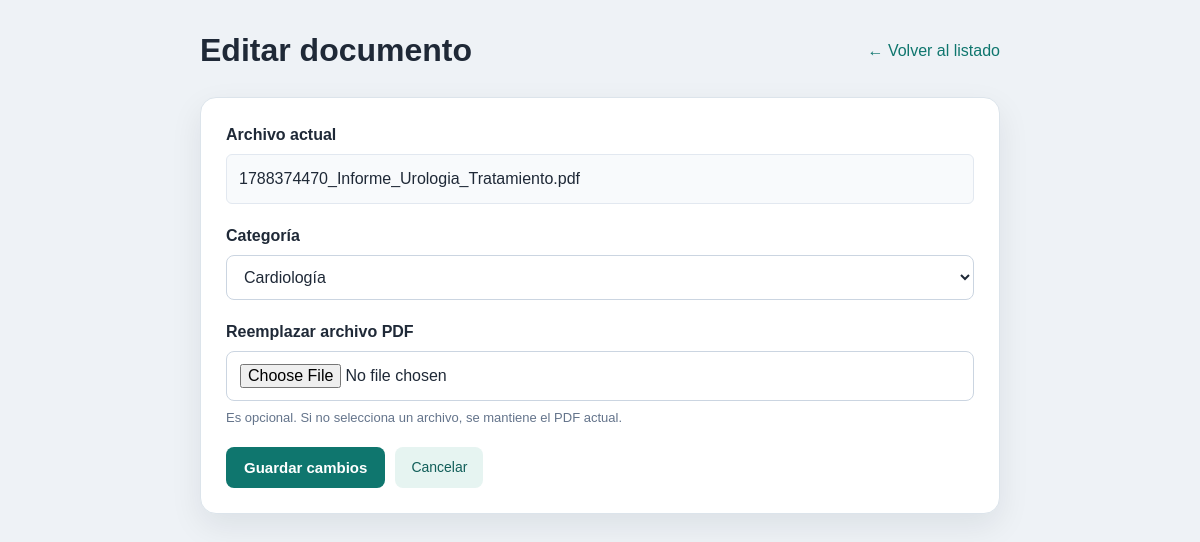
Page /moduloDocumentacion/Vista/editar.php?id=4 (signed in) on the committed database.
### tables this page shows
CREATE TABLE `documento` (
  `id_documento` int(11) NOT NULL,
  `archivo_url` varchar(255) NOT NULL,
  `fecha_carga` datetime NOT NULL DEFAULT current_timestamp(),
  `id_categoria` int(11) NOT NULL,
  `id_usuario_carga` int(11) NOT NULL,
  `activo` tinyint(1) NOT NULL DEFAULT 1
);

CREATE TABLE `categoria` (
  `id_categoria` int(11) NOT NULL,
  `nombre` varchar(100) NOT NULL,
  `descripcion` varchar(255) DEFAULT NULL,
  `codigo_qr` varchar(255) NOT NULL,
  `tipo_categoria` enum('documental','encuesta') NOT NULL DEFAULT 'documental'
);

### moduloDocumentacion/Model/DocumentoModelo.php (called while the page is built, shortened)
<?php
class DocumentoModelo
{
    public static function obtenerPorId(int $idDocumento): ?array
    {
        $conexion = Conexion::conectar();
        $sql = "
            SELECT
                d.id_documento,
                d.archivo_url,
                d.fecha_carga,
                d.id_categoria,
                d.id_usuario_carga,
                d.activo,
                c.nombre AS categoria,
                u.nombre_usuario AS usuario_carga
            FROM documento d
            INNER JOIN categoria c
                ON d.id_categoria = c.id_categoria
            INNER JOIN usuario u
                ON d.id_usuario_carga = u.id_usuario
            WHERE d.id_documento = :id_documento
            LIMIT 1
        ";
        $consulta = $conexion->prepare($sql);
        $consulta->execute([
            ':id_documento' => $idDocumento
        ]);
        $documento = $consulta->fetch(PDO::FETCH_ASSOC);
        return $documento ?: null;
    }
    public static function listarCategorias(): array
    {
        $conexion = Conexion::conectar();
        $sql = "
            SELECT
                id_categoria,
                nombre
            FROM categoria
            WHERE tipo_categoria = 'documental'
            ORDER BY nombre
        ";
        $consulta = $conexion->prepare($sql);
        $consulta->execute();
        return $consulta->fetchAll(PDO::FETCH_ASSOC);
    }
}

### moduloDocumentacion/Vista/editar.php (the view, shortened to what this page needs)
<?php
require_once __DIR__ . '/../Model/DocumentoModelo.php';
$idDocumento = (int) ($_GET['id'] ?? 0);
$documento = DocumentoModelo::obtenerPorId($idDocumento);
$categorias = DocumentoModelo::listarCategorias();
?>
<!DOCTYPE html>
<html lang="es">
<head>
    <link rel="stylesheet" href="../../serviciosComunes/vistaGeneral/assets/css/tema-institucional.css?v=20261021-1">
</head>
<body>
<div class="contenedor">
    <div class="cabecera-seccion">
        <h1>Editar documento</h1>
        <a
            href="documentacion.php"
            class="enlace-volver"
        >
            ← Volver al listado
        </a>
    </div>
    <form
        class="tarjeta-formulario"
        action="../Controlador/ControladorDocumentos.php"
        method="POST"
        enctype="multipart/form-data"
    >
        <div class="campo">
            <label>
                Archivo actual
            </label>
            <div class="archivo-actual">
                <?= htmlspecialchars(
                    basename($documento['archivo_url'])
                ) ?>
            </div>
        </div>
        <div class="campo">
            <label for="id_categoria">
                Categoría
            </label>
            <select
                id="id_categoria"
                name="id_categoria"
                required
            >
                <?php foreach ($categorias as $categoria): ?>
                    <option
                        value="<?= (int) $categoria['id_categoria'] ?>"
                        <?php
                        if (
                            (int) $documento['id_categoria'] ===
                            (int) $categoria['id_categoria']
                        ) {
                            echo 'selected';
                        }
                        ?>
                    >
                        <?= htmlspecialchars(
                            $categoria['nombre']
                        ) ?>
                    </option>
                <?php endforeach; ?>
            </select>
        </div>
        <div class="campo">
            <label for="archivo">
                Reemplazar archivo PDF
            </label>
            <input
                type="file"
                id="archivo"
                name="archivo"
                accept=".pdf,application/pdf"
            >
            <span class="ayuda">
                Es opcional. Si no selecciona un archivo, se mantiene el PDF actual.
            </span>
        </div>
        <div class="acciones-formulario">
            <button
                type="submit"
                class="boton boton-primario"
            >
                Guardar cambios
            </button>
            <a
                href="documentacion.php"
                class="boton boton-secundario"
            >
                Cancelar
            </a>
        </div>
    </form>
</div>
</body>
</html>

### serviciosComunes/vistaGeneral/assets/css/tema-institucional.css (style rules this page uses)
:root { --primary: #0f766e; --primary-hover: #115e59; --primary-light: #e6f4f1; --bg-color: #eef2f6; --card-bg: #fff; --text-main: #1f2937; --text-muted: #64748b; --border-color: #cbd5e1; --shadow-sm: 0 3px 12px rgba(15, 23, 42, .04); --shadow-md: 0 12px 32px rgba(15, 23, 42, .08); }
body { font-family: Arial, sans-serif; color: var(--text-main); background: var(--bg-color); line-height: 1.5; }
button, input, select, textarea { font-family: inherit; }
button, summary { cursor: pointer; }
a { color: var(--primary); }
h1, h2, h3, h4 { color: var(--text-main); line-height: 1.3; }
.card-formulario, .card-traslado, .card-traslado-activo, .card-pendiente, .card-historial, .tarjeta-formulario, .tarjeta-detalle, .tarjeta, .card { background: white; border: 1px solid #dce4eb; border-radius: 16px; box-shadow: var(--shadow-md); }
.form-input, .campo input:not([type="checkbox"]):not([type="radio"]), .campo select, .form-group input:not([type="checkbox"]):not([type="radio"]), .form-group select, .form-group textarea, .tarjeta select, main > form select, .search-input, #sec-mis-solicitudes input[type="text"] { border: 1px solid var(--border-color); border-radius: 8px; padding: 12px 13px; font-size: 16px; background: white; color: var(--text-main); max-width: 100%; }
.btn-primary, .boton-primario, .btn-action.btn-success, .tarjeta button, main > form > button, #sec-mis-solicitudes button[type="submit"] { background: var(--primary); color: white; border: 0; border-radius: 8px; padding: 12px 18px; font-size: 15px; font-weight: 700; text-decoration: none; }
.boton-secundario { background: #e6f4f1; color: #115e59; border-radius: 8px; }
.enlace-volver { color: var(--primary); }

### moduloDocumentacion/Vista/editar.php (style rules this page uses)
* { box-sizing: border-box; }
body { margin: 0; padding: 30px; font-family: Arial, sans-serif; background: #f4f7fb; color: #1e293b; }
.contenedor { max-width: 800px; margin: auto; }
.cabecera-seccion { display: flex; justify-content: space-between; align-items: center; gap: 15px; margin-bottom: 25px; }
.cabecera-seccion h1 { margin: 0; }
.enlace-volver { color: #2563eb; text-decoration: none; }
.tarjeta-formulario { background: white; border: 1px solid #e2e8f0; border-radius: 10px; padding: 25px; }
.campo { display: flex; flex-direction: column; gap: 7px; margin-bottom: 20px; }
.campo label { font-weight: bold; }
.campo input, .campo select { padding: 11px; border: 1px solid #cbd5e1; border-radius: 6px; font-size: 15px; }
.archivo-actual { background: #f8fafc; border: 1px solid #e2e8f0; padding: 12px; border-radius: 6px; word-break: break-all; }
.ayuda { color: #64748b; font-size: 13px; }
.acciones-formulario { display: flex; gap: 10px; margin-top: 10px; }
.boton { display: inline-block; padding: 10px 16px; border: none; border-radius: 6px; text-decoration: none; cursor: pointer; font-size: 14px; }
.boton-primario { background: #2563eb; color: white; }
.boton-secundario { background: #64748b; color: white; }

### rows in the picture
documento: archivo_url "1788374470_Informe_Urologia_Tratamiento.pdf", id_categoria "Cardiología"
